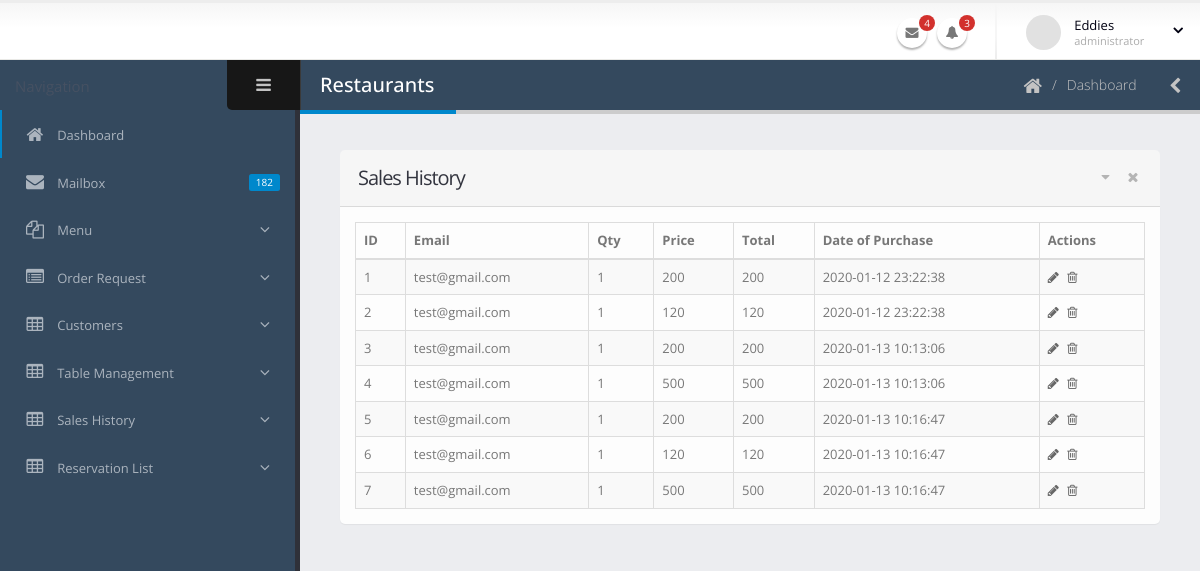
Screenshot of /restaurant/sales_history.php (signed in) with the database file from the repository.
### tables this page shows
CREATE TABLE `purchase` (
  `purchaseid` int(100) NOT NULL,
  `email` varchar(2556) NOT NULL,
  `pname` varchar(2565) NOT NULL,
  `rname` varchar(2556) NOT NULL,
  `qty` int(255) NOT NULL,
  `price` int(255) NOT NULL,
  `total` int(250) NOT NULL,
  `lat` double NOT NULL,
  `longt` double NOT NULL,
  `date_purchase` datetime NOT NULL
);

### restaurant/sales_history.php (the view, shortened to what this page needs)
<?php
    include('../functions/init.php');
	$rname = $_SESSION['rname'];
?>
<!doctype html>
<html class="fixed">
	<head>
		<link rel="stylesheet" href="assets/vendor/bootstrap/css/bootstrap.css" />
		<link rel="stylesheet" href="assets/vendor/font-awesome/css/font-awesome.css" />
		<link rel="stylesheet" href="assets/vendor/magnific-popup/magnific-popup.css" />
		<link rel="stylesheet" href="assets/vendor/bootstrap-datepicker/css/datepicker3.css" />
		<link rel="stylesheet" href="assets/vendor/jquery-ui/css/ui-lightness/jquery-ui-1.10.4.custom.css" />
		<link rel="stylesheet" href="assets/vendor/bootstrap-multiselect/bootstrap-multiselect.css" />
		<link rel="stylesheet" href="assets/vendor/morris/morris.css" />
		<link rel="stylesheet" href="assets/stylesheets/theme.css" />
		<link rel="stylesheet" href="assets/stylesheets/skins/default.css" />
		<link rel="stylesheet" href="assets/stylesheets/theme-custom.css">
	</head>
	<body>
		<section class="body">
			<header class="header">
				<div class="header-right">
					<ul class="notifications">
						<li>
							<a href="#" class="dropdown-toggle notification-icon" data-toggle="dropdown">
								<i class="fa fa-envelope"></i>
								<span class="badge">4</span>
							</a>
						</li>
						<li>
							<a href="#" class="dropdown-toggle notification-icon" data-toggle="dropdown">
								<i class="fa fa-bell"></i>
								<span class="badge">3</span>
							</a>
						</li>
					</ul>
					<span class="separator"></span>
					<div id="userbox" class="userbox">
						<a href="#" data-toggle="dropdown">
							<figure class="profile-picture">
								<img src="assets/images/!logged-user.jpg" alt="Joseph Doe" class="img-circle" data-lock-picture="assets/images/!logged-user.jpg" />
							</figure>
							<div class="profile-info" data-lock-name="John Doe" data-lock-email="johndoe@JSOFT.com">
								<span class="name">Eddies</span>
								<span class="role">administrator</span>
							</div>
							<i class="fa custom-caret"></i>
						</a>
					</div>
				</div>
			</header>
			<div class="inner-wrapper">
            <?php include('sidebar.php') ?>
				<section role="main" class="content-body">
					<header class="page-header">
						<h2>Restaurants</h2>
						<div class="right-wrapper pull-right">
							<ol class="breadcrumbs">
								<li>
									<a href="index.html">
										<i class="fa fa-home"></i>
									</a>
								</li>
								<li><span>Dashboard</span></li>
							</ol>
							<a class="sidebar-right-toggle" data-open="sidebar-right"><i class="fa fa-chevron-left"></i></a>
						</div>
					</header>
						<div class="row">
						<div class="col-md-12">
							<section class="panel">
								<header class="panel-heading">
									<div class="panel-actions">
										<a href="#" class="fa fa-caret-down"></a>
										<a href="#" class="fa fa-times"></a>
									</div>
									<h2 class="panel-title">Sales History</h2>
								</header>
								<div class="panel-body">
                                    <table class="table table-bordered table-striped mb-none" id="datatable-editable">
                                        <thead>
                                            <tr>
                                                <th>ID</th>
                                                <th>Email</th>
                                                <th>Qty</th>
                                                <th>Price</th>
												<th>Total</th>
												<th>Date of Purchase</th>
												<th>Actions</th>
                                            </tr>
                                        </thead>
                                        <tbody><?php
										$sql = "SELECT * FROM `purchase` WHERE rname='$rname';";
										$result = $con->query($sql);
										$i = 0;
										foreach ($result as $r) {
											$id=$r['purchaseid'];
											$i++;
											?>
                                            <tr class="gradeX">
                                                <td><?php echo $i ?></td>
                                                <td><?php echo $r['email']?></td>
												<td><?php echo $r['qty']?></td>
                                                <td><?php echo $r['price']?></td>
                                                <td><?php echo $r['total']?></td>
                                                <td><?php echo $r['date_purchase']?></td>
                                                <td class="actions">
                                                    <a href=<?php echo ''?> class="on-default edit-row"><i class="fa fa-pencil"></i></a>
                                                    <a href=<?php echo '"../customer_remove.php?id='.$id.'"'?> class="on-default remove-row"><i class="fa fa-trash-o"></i></a>
                                                </td>
                                            </tr>
											<?php } ?>
                                        </tbody>
                                    </table>
								</div>
							</section>
						</div>
					</div>
				</section>
			</div>
		</section>
	</body>
</html>

### restaurant/assets/stylesheets/skins/default.css (style rules this page uses)
a, .btn-link { color: #0088cc; }
.page-header h2 { border-bottom-color: #0088cc; }
.notifications .notification-menu:before, .notifications .notification-icon:before { border-bottom-color: #0088cc; }

### rows the page displays
purchase: email "test@gmail.com", qty "1", price "200", total "200", date_purchase "2020-01-12 23:22:38"
purchase: email "test@gmail.com", qty "1", price "120", total "120", date_purchase "2020-01-12 23:22:38"
purchase: email "test@gmail.com", qty "1", price "200", total "200", date_purchase "2020-01-13 10:13:06"
purchase: email "test@gmail.com", qty "1", price "500", total "500", date_purchase "2020-01-13 10:13:06"
purchase: email "test@gmail.com", qty "1", price "200", total "200", date_purchase "2020-01-13 10:16:47"
purchase: email "test@gmail.com", qty "1", price "120", total "120", date_purchase "2020-01-13 10:16:47"
purchase: email "test@gmail.com", qty "1", price "500", total "500", date_purchase "2020-01-13 10:16:47"
